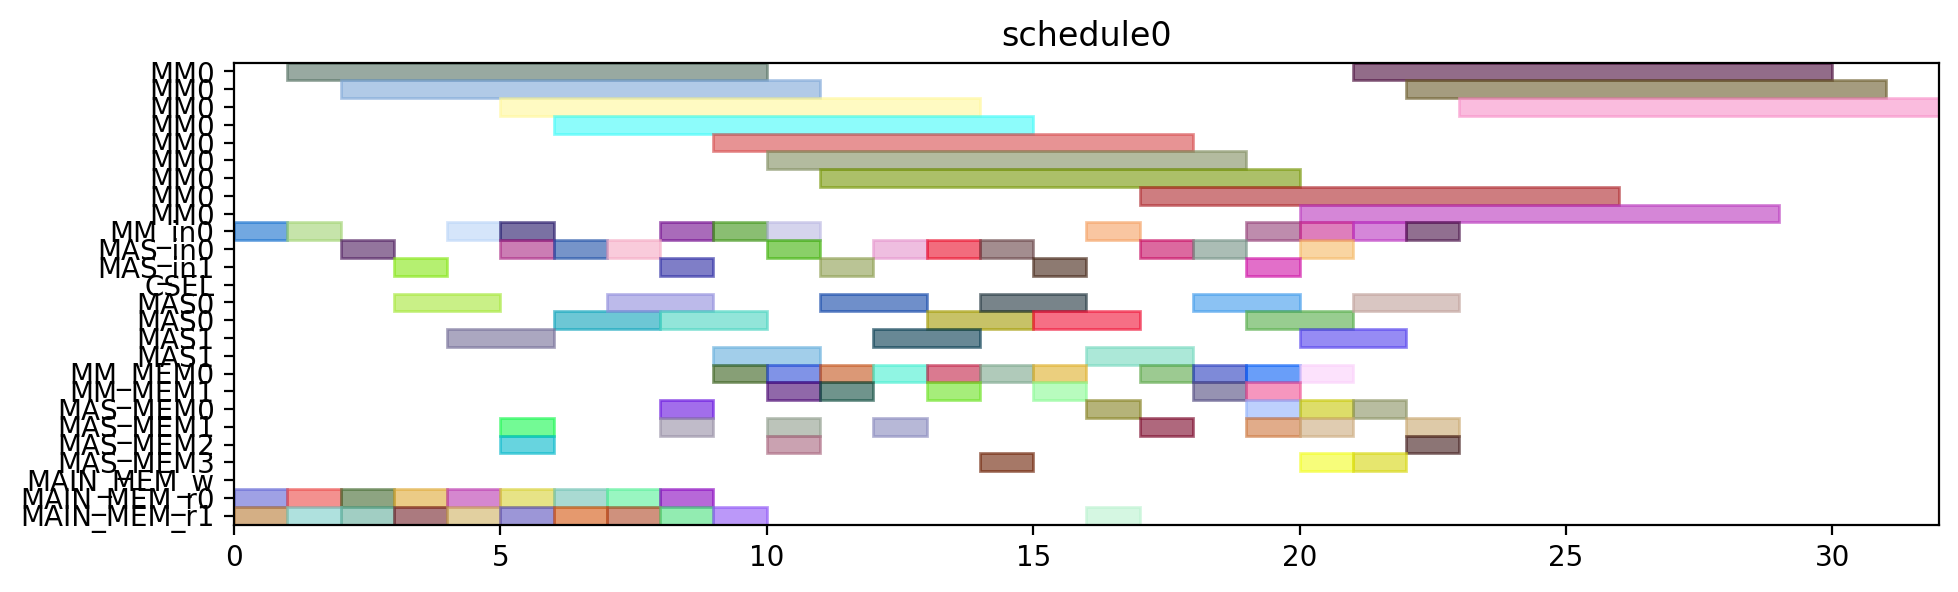

Python code for this plot:
from pyschedule import Scenario, solvers, plotters, alt


def solve():
	horizon = 120
	S = Scenario("schedule0", horizon=horizon)

	# resource
	MM = S.Resources('MM', num=1, size=9)
	MM_in = S.Resources('MM_in', num=1)
	MAS_in = S.Resources('MAS_in', num=2)
	CSEL = S.Resource('CSEL')
	MAS = S.Resources('MAS', num=2, size=2, periods=range(1, horizon))
	MM_MEM = S.Resources('MM_MEM', num=2)
	MAS_MEM = S.Resources('MAS_MEM', num=4)
	MAIN_MEM_w = S.Resource('MAIN_MEM_w', size=1)
	MAIN_MEM_r = S.Resources('MAIN_MEM_r', num=2)

	# result of previous scheduling

	# new tasks
	t0 = S.Task('t0', length=9, delay_cost=1)
	t0 += alt(MM)
	t0_in = S.Task('t0_in', length=1, delay_cost=1)
	t0_in += alt(MM_in)
	S += t0_in*MM_in[0]<=t0*MM[0]
	t0_mem0 = S.Task('t0_mem0', length=1, delay_cost=1)
	t0_mem0 += MAIN_MEM_r[0]
	S += t0_mem0 <= t0

	t0_mem1 = S.Task('t0_mem1', length=1, delay_cost=1)
	t0_mem1 += MAIN_MEM_r[1]
	S += t0_mem1 <= t0

	t1 = S.Task('t1', length=9, delay_cost=1)
	t1 += alt(MM)
	t1_in = S.Task('t1_in', length=1, delay_cost=1)
	t1_in += alt(MM_in)
	S += t1_in*MM_in[0]<=t1*MM[0]
	t1_mem0 = S.Task('t1_mem0', length=1, delay_cost=1)
	t1_mem0 += MAIN_MEM_r[0]
	S += t1_mem0 <= t1

	t1_mem1 = S.Task('t1_mem1', length=1, delay_cost=1)
	t1_mem1 += MAIN_MEM_r[1]
	S += t1_mem1 <= t1

	t2 = S.Task('t2', length=9, delay_cost=1)
	t2 += alt(MM)
	t2_in = S.Task('t2_in', length=1, delay_cost=1)
	t2_in += alt(MM_in)
	S += t2_in*MM_in[0]<=t2*MM[0]
	t2_mem0 = S.Task('t2_mem0', length=1, delay_cost=1)
	t2_mem0 += MAIN_MEM_r[0]
	S += t2_mem0 <= t2

	t2_mem1 = S.Task('t2_mem1', length=1, delay_cost=1)
	t2_mem1 += MAIN_MEM_r[1]
	S += t2_mem1 <= t2

	t3 = S.Task('t3', length=2, delay_cost=1)
	t3 += alt(MAS)
	t3_in = S.Task('t3_in', length=1, delay_cost=1)
	t3_in += alt(MAS_in)
	S += t3_in*MAS_in[0]<=t3*MAS[0]

	S += t3_in*MAS_in[1]<=t3*MAS[1]

	t3_mem0 = S.Task('t3_mem0', length=1, delay_cost=1)
	t3_mem0 += MAIN_MEM_r[0]
	S += t3_mem0 <= t3

	t3_mem1 = S.Task('t3_mem1', length=1, delay_cost=1)
	t3_mem1 += MAIN_MEM_r[1]
	S += t3_mem1 <= t3

	t4 = S.Task('t4', length=2, delay_cost=1)
	t4 += alt(MAS)
	t4_in = S.Task('t4_in', length=1, delay_cost=1)
	t4_in += alt(MAS_in)
	S += t4_in*MAS_in[0]<=t4*MAS[0]

	S += t4_in*MAS_in[1]<=t4*MAS[1]

	t4_mem0 = S.Task('t4_mem0', length=1, delay_cost=1)
	t4_mem0 += MAIN_MEM_r[0]
	S += t4_mem0 <= t4

	t4_mem1 = S.Task('t4_mem1', length=1, delay_cost=1)
	t4_mem1 += MAIN_MEM_r[1]
	S += t4_mem1 <= t4

	t8 = S.Task('t8', length=2, delay_cost=1)
	t8 += alt(MAS)
	t8_in = S.Task('t8_in', length=1, delay_cost=1)
	t8_in += alt(MAS_in)
	S += t8_in*MAS_in[0]<=t8*MAS[0]

	S += t8_in*MAS_in[1]<=t8*MAS[1]

	t8_mem0 = S.Task('t8_mem0', length=1, delay_cost=1)
	t8_mem0 += MAIN_MEM_r[0]
	S += t8_mem0 <= t8

	t8_mem1 = S.Task('t8_mem1', length=1, delay_cost=1)
	t8_mem1 += MAIN_MEM_r[1]
	S += t8_mem1 <= t8

	t9 = S.Task('t9', length=2, delay_cost=1)
	t9 += alt(MAS)
	t9_in = S.Task('t9_in', length=1, delay_cost=1)
	t9_in += alt(MAS_in)
	S += t9_in*MAS_in[0]<=t9*MAS[0]

	S += t9_in*MAS_in[1]<=t9*MAS[1]

	t9_mem0 = S.Task('t9_mem0', length=1, delay_cost=1)
	t9_mem0 += MAIN_MEM_r[0]
	S += t9_mem0 <= t9

	t9_mem1 = S.Task('t9_mem1', length=1, delay_cost=1)
	t9_mem1 += MAIN_MEM_r[1]
	S += t9_mem1 <= t9

	t13 = S.Task('t13', length=2, delay_cost=1)
	t13 += alt(MAS)
	t13_in = S.Task('t13_in', length=1, delay_cost=1)
	t13_in += alt(MAS_in)
	S += t13_in*MAS_in[0]<=t13*MAS[0]

	S += t13_in*MAS_in[1]<=t13*MAS[1]

	t13_mem0 = S.Task('t13_mem0', length=1, delay_cost=1)
	t13_mem0 += MAIN_MEM_r[0]
	S += t13_mem0 <= t13

	t13_mem1 = S.Task('t13_mem1', length=1, delay_cost=1)
	t13_mem1 += MAIN_MEM_r[1]
	S += t13_mem1 <= t13

	t14 = S.Task('t14', length=2, delay_cost=1)
	t14 += alt(MAS)
	t14_in = S.Task('t14_in', length=1, delay_cost=1)
	t14_in += alt(MAS_in)
	S += t14_in*MAS_in[0]<=t14*MAS[0]

	S += t14_in*MAS_in[1]<=t14*MAS[1]

	t14_mem0 = S.Task('t14_mem0', length=1, delay_cost=1)
	t14_mem0 += MAIN_MEM_r[0]
	S += t14_mem0 <= t14

	t14_mem1 = S.Task('t14_mem1', length=1, delay_cost=1)
	t14_mem1 += MAIN_MEM_r[1]
	S += t14_mem1 <= t14

	t5 = S.Task('t5', length=9, delay_cost=1)
	t5 += alt(MM)
	t5_in = S.Task('t5_in', length=1, delay_cost=1)
	t5_in += alt(MM_in)
	S += t5_in*MM_in[0]<=t5*MM[0]
	t5_mem0 = S.Task('t5_mem0', length=1, delay_cost=1)
	t5_mem0 += alt(MAS_MEM)
	S += (t3*MAS[0])-1 < t5_mem0*MAS_MEM[0]
	S += (t3*MAS[1])-1 < t5_mem0*MAS_MEM[2]
	S += t5_mem0 <= t5

	t5_mem1 = S.Task('t5_mem1', length=1, delay_cost=1)
	t5_mem1 += alt(MAS_MEM)
	S += (t4*MAS[0])-1 < t5_mem1*MAS_MEM[1]
	S += (t4*MAS[1])-1 < t5_mem1*MAS_MEM[3]
	S += t5_mem1 <= t5

	t6 = S.Task('t6', length=2, delay_cost=1)
	t6 += alt(MAS)
	t6_in = S.Task('t6_in', length=1, delay_cost=1)
	t6_in += alt(MAS_in)
	S += t6_in*MAS_in[0]<=t6*MAS[0]

	S += t6_in*MAS_in[1]<=t6*MAS[1]

	t6_mem0 = S.Task('t6_mem0', length=1, delay_cost=1)
	t6_mem0 += alt(MM_MEM)
	S += (t0*MM[0])-1 < t6_mem0*MM_MEM[0]
	S += t6_mem0 <= t6

	t6_mem1 = S.Task('t6_mem1', length=1, delay_cost=1)
	t6_mem1 += alt(MM_MEM)
	S += (t1*MM[0])-1 < t6_mem1*MM_MEM[1]
	S += t6_mem1 <= t6

	t10 = S.Task('t10', length=9, delay_cost=1)
	t10 += alt(MM)
	t10_in = S.Task('t10_in', length=1, delay_cost=1)
	t10_in += alt(MM_in)
	S += t10_in*MM_in[0]<=t10*MM[0]
	t10_mem0 = S.Task('t10_mem0', length=1, delay_cost=1)
	t10_mem0 += alt(MAS_MEM)
	S += (t8*MAS[0])-1 < t10_mem0*MAS_MEM[0]
	S += (t8*MAS[1])-1 < t10_mem0*MAS_MEM[2]
	S += t10_mem0 <= t10

	t10_mem1 = S.Task('t10_mem1', length=1, delay_cost=1)
	t10_mem1 += alt(MAS_MEM)
	S += (t9*MAS[0])-1 < t10_mem1*MAS_MEM[1]
	S += (t9*MAS[1])-1 < t10_mem1*MAS_MEM[3]
	S += t10_mem1 <= t10

	t11 = S.Task('t11', length=2, delay_cost=1)
	t11 += alt(MAS)
	t11_in = S.Task('t11_in', length=1, delay_cost=1)
	t11_in += alt(MAS_in)
	S += t11_in*MAS_in[0]<=t11*MAS[0]

	S += t11_in*MAS_in[1]<=t11*MAS[1]

	t11_mem0 = S.Task('t11_mem0', length=1, delay_cost=1)
	t11_mem0 += alt(MM_MEM)
	S += (t1*MM[0])-1 < t11_mem0*MM_MEM[0]
	S += t11_mem0 <= t11

	t11_mem1 = S.Task('t11_mem1', length=1, delay_cost=1)
	t11_mem1 += alt(MM_MEM)
	S += (t2*MM[0])-1 < t11_mem1*MM_MEM[1]
	S += t11_mem1 <= t11

	t15 = S.Task('t15', length=9, delay_cost=1)
	t15 += alt(MM)
	t15_in = S.Task('t15_in', length=1, delay_cost=1)
	t15_in += alt(MM_in)
	S += t15_in*MM_in[0]<=t15*MM[0]
	t15_mem0 = S.Task('t15_mem0', length=1, delay_cost=1)
	t15_mem0 += alt(MAS_MEM)
	S += (t13*MAS[0])-1 < t15_mem0*MAS_MEM[0]
	S += (t13*MAS[1])-1 < t15_mem0*MAS_MEM[2]
	S += t15_mem0 <= t15

	t15_mem1 = S.Task('t15_mem1', length=1, delay_cost=1)
	t15_mem1 += alt(MAS_MEM)
	S += (t14*MAS[0])-1 < t15_mem1*MAS_MEM[1]
	S += (t14*MAS[1])-1 < t15_mem1*MAS_MEM[3]
	S += t15_mem1 <= t15

	t16 = S.Task('t16', length=2, delay_cost=1)
	t16 += alt(MAS)
	t16_in = S.Task('t16_in', length=1, delay_cost=1)
	t16_in += alt(MAS_in)
	S += t16_in*MAS_in[0]<=t16*MAS[0]

	S += t16_in*MAS_in[1]<=t16*MAS[1]

	t16_mem0 = S.Task('t16_mem0', length=1, delay_cost=1)
	t16_mem0 += alt(MM_MEM)
	S += (t0*MM[0])-1 < t16_mem0*MM_MEM[0]
	S += t16_mem0 <= t16

	t16_mem1 = S.Task('t16_mem1', length=1, delay_cost=1)
	t16_mem1 += alt(MM_MEM)
	S += (t2*MM[0])-1 < t16_mem1*MM_MEM[1]
	S += t16_mem1 <= t16

	t18 = S.Task('t18', length=2, delay_cost=1)
	t18 += alt(MAS)
	t18_in = S.Task('t18_in', length=1, delay_cost=1)
	t18_in += alt(MAS_in)
	S += t18_in*MAS_in[0]<=t18*MAS[0]

	S += t18_in*MAS_in[1]<=t18*MAS[1]

	t18_mem0 = S.Task('t18_mem0', length=1, delay_cost=1)
	t18_mem0 += alt(MM_MEM)
	S += (t0*MM[0])-1 < t18_mem0*MM_MEM[0]
	S += t18_mem0 <= t18

	t18_mem1 = S.Task('t18_mem1', length=1, delay_cost=1)
	t18_mem1 += alt(MM_MEM)
	S += (t0*MM[0])-1 < t18_mem1*MM_MEM[1]
	S += t18_mem1 <= t18

	t20 = S.Task('t20', length=9, delay_cost=1)
	t20 += alt(MM)
	t20_in = S.Task('t20_in', length=1, delay_cost=1)
	t20_in += alt(MM_in)
	S += t20_in*MM_in[0]<=t20*MM[0]
	t20_mem0 = S.Task('t20_mem0', length=1, delay_cost=1)
	t20_mem0 += alt(MM_MEM)
	S += (t2*MM[0])-1 < t20_mem0*MM_MEM[0]
	S += t20_mem0 <= t20

	t20_mem1 = S.Task('t20_mem1', length=1, delay_cost=1)
	t20_mem1 += MAIN_MEM_r[1]
	S += t20_mem1 <= t20

	t7 = S.Task('t7', length=2, delay_cost=1)
	t7 += alt(MAS)
	t7_in = S.Task('t7_in', length=1, delay_cost=1)
	t7_in += alt(MAS_in)
	S += t7_in*MAS_in[0]<=t7*MAS[0]

	S += t7_in*MAS_in[1]<=t7*MAS[1]

	t7_mem0 = S.Task('t7_mem0', length=1, delay_cost=1)
	t7_mem0 += alt(MM_MEM)
	S += (t5*MM[0])-1 < t7_mem0*MM_MEM[0]
	S += t7_mem0 <= t7

	t7_mem1 = S.Task('t7_mem1', length=1, delay_cost=1)
	t7_mem1 += alt(MAS_MEM)
	S += (t6*MAS[0])-1 < t7_mem1*MAS_MEM[1]
	S += (t6*MAS[1])-1 < t7_mem1*MAS_MEM[3]
	S += t7_mem1 <= t7

	t12 = S.Task('t12', length=2, delay_cost=1)
	t12 += alt(MAS)
	t12_in = S.Task('t12_in', length=1, delay_cost=1)
	t12_in += alt(MAS_in)
	S += t12_in*MAS_in[0]<=t12*MAS[0]

	S += t12_in*MAS_in[1]<=t12*MAS[1]

	t12_mem0 = S.Task('t12_mem0', length=1, delay_cost=1)
	t12_mem0 += alt(MM_MEM)
	S += (t10*MM[0])-1 < t12_mem0*MM_MEM[0]
	S += t12_mem0 <= t12

	t12_mem1 = S.Task('t12_mem1', length=1, delay_cost=1)
	t12_mem1 += alt(MAS_MEM)
	S += (t11*MAS[0])-1 < t12_mem1*MAS_MEM[1]
	S += (t11*MAS[1])-1 < t12_mem1*MAS_MEM[3]
	S += t12_mem1 <= t12

	t17 = S.Task('t17', length=2, delay_cost=1)
	t17 += alt(MAS)
	t17_in = S.Task('t17_in', length=1, delay_cost=1)
	t17_in += alt(MAS_in)
	S += t17_in*MAS_in[0]<=t17*MAS[0]

	S += t17_in*MAS_in[1]<=t17*MAS[1]

	t17_mem0 = S.Task('t17_mem0', length=1, delay_cost=1)
	t17_mem0 += alt(MM_MEM)
	S += (t15*MM[0])-1 < t17_mem0*MM_MEM[0]
	S += t17_mem0 <= t17

	t17_mem1 = S.Task('t17_mem1', length=1, delay_cost=1)
	t17_mem1 += alt(MAS_MEM)
	S += (t16*MAS[0])-1 < t17_mem1*MAS_MEM[1]
	S += (t16*MAS[1])-1 < t17_mem1*MAS_MEM[3]
	S += t17_mem1 <= t17

	t19 = S.Task('t19', length=2, delay_cost=1)
	t19 += alt(MAS)
	t19_in = S.Task('t19_in', length=1, delay_cost=1)
	t19_in += alt(MAS_in)
	S += t19_in*MAS_in[0]<=t19*MAS[0]

	S += t19_in*MAS_in[1]<=t19*MAS[1]

	t19_mem0 = S.Task('t19_mem0', length=1, delay_cost=1)
	t19_mem0 += alt(MM_MEM)
	S += (t0*MM[0])-1 < t19_mem0*MM_MEM[0]
	S += t19_mem0 <= t19

	t19_mem1 = S.Task('t19_mem1', length=1, delay_cost=1)
	t19_mem1 += alt(MAS_MEM)
	S += (t18*MAS[0])-1 < t19_mem1*MAS_MEM[1]
	S += (t18*MAS[1])-1 < t19_mem1*MAS_MEM[3]
	S += t19_mem1 <= t19

	t21 = S.Task('t21', length=2, delay_cost=1)
	t21 += alt(MAS)
	t21_in = S.Task('t21_in', length=1, delay_cost=1)
	t21_in += alt(MAS_in)
	S += t21_in*MAS_in[0]<=t21*MAS[0]

	S += t21_in*MAS_in[1]<=t21*MAS[1]

	t21_mem0 = S.Task('t21_mem0', length=1, delay_cost=1)
	t21_mem0 += alt(MM_MEM)
	S += (t1*MM[0])-1 < t21_mem0*MM_MEM[0]
	S += t21_mem0 <= t21

	t21_mem1 = S.Task('t21_mem1', length=1, delay_cost=1)
	t21_mem1 += alt(MM_MEM)
	S += (t20*MM[0])-1 < t21_mem1*MM_MEM[1]
	S += t21_mem1 <= t21

	t22 = S.Task('t22', length=2, delay_cost=1)
	t22 += alt(MAS)
	t22_in = S.Task('t22_in', length=1, delay_cost=1)
	t22_in += alt(MAS_in)
	S += t22_in*MAS_in[0]<=t22*MAS[0]

	S += t22_in*MAS_in[1]<=t22*MAS[1]

	t22_mem0 = S.Task('t22_mem0', length=1, delay_cost=1)
	t22_mem0 += alt(MM_MEM)
	S += (t1*MM[0])-1 < t22_mem0*MM_MEM[0]
	S += t22_mem0 <= t22

	t22_mem1 = S.Task('t22_mem1', length=1, delay_cost=1)
	t22_mem1 += alt(MM_MEM)
	S += (t20*MM[0])-1 < t22_mem1*MM_MEM[1]
	S += t22_mem1 <= t22

	t23 = S.Task('t23', length=9, delay_cost=1)
	t23 += alt(MM)
	t23_in = S.Task('t23_in', length=1, delay_cost=1)
	t23_in += alt(MM_in)
	S += t23_in*MM_in[0]<=t23*MM[0]
	t23_mem0 = S.Task('t23_mem0', length=1, delay_cost=1)
	t23_mem0 += alt(MAS_MEM)
	S += (t17*MAS[0])-1 < t23_mem0*MAS_MEM[0]
	S += (t17*MAS[1])-1 < t23_mem0*MAS_MEM[2]
	S += t23_mem0 <= t23

	t23_mem1 = S.Task('t23_mem1', length=1, delay_cost=1)
	t23_mem1 += MAIN_MEM_r[1]
	S += t23_mem1 <= t23

	t25 = S.Task('t25', length=9, delay_cost=1)
	t25 += alt(MM)
	t25_in = S.Task('t25_in', length=1, delay_cost=1)
	t25_in += alt(MM_in)
	S += t25_in*MM_in[0]<=t25*MM[0]
	t25_mem0 = S.Task('t25_mem0', length=1, delay_cost=1)
	t25_mem0 += alt(MAS_MEM)
	S += (t7*MAS[0])-1 < t25_mem0*MAS_MEM[0]
	S += (t7*MAS[1])-1 < t25_mem0*MAS_MEM[2]
	S += t25_mem0 <= t25

	t25_mem1 = S.Task('t25_mem1', length=1, delay_cost=1)
	t25_mem1 += alt(MAS_MEM)
	S += (t22*MAS[0])-1 < t25_mem1*MAS_MEM[1]
	S += (t22*MAS[1])-1 < t25_mem1*MAS_MEM[3]
	S += t25_mem1 <= t25

	t27 = S.Task('t27', length=9, delay_cost=1)
	t27 += alt(MM)
	t27_in = S.Task('t27_in', length=1, delay_cost=1)
	t27_in += alt(MM_in)
	S += t27_in*MM_in[0]<=t27*MM[0]
	t27_mem0 = S.Task('t27_mem0', length=1, delay_cost=1)
	t27_mem0 += alt(MAS_MEM)
	S += (t22*MAS[0])-1 < t27_mem0*MAS_MEM[0]
	S += (t22*MAS[1])-1 < t27_mem0*MAS_MEM[2]
	S += t27_mem0 <= t27

	t27_mem1 = S.Task('t27_mem1', length=1, delay_cost=1)
	t27_mem1 += alt(MAS_MEM)
	S += (t21*MAS[0])-1 < t27_mem1*MAS_MEM[1]
	S += (t21*MAS[1])-1 < t27_mem1*MAS_MEM[3]
	S += t27_mem1 <= t27

	t28 = S.Task('t28', length=9, delay_cost=1)
	t28 += alt(MM)
	t28_in = S.Task('t28_in', length=1, delay_cost=1)
	t28_in += alt(MM_in)
	S += t28_in*MM_in[0]<=t28*MM[0]
	t28_mem0 = S.Task('t28_mem0', length=1, delay_cost=1)
	t28_mem0 += alt(MAS_MEM)
	S += (t19*MAS[0])-1 < t28_mem0*MAS_MEM[0]
	S += (t19*MAS[1])-1 < t28_mem0*MAS_MEM[2]
	S += t28_mem0 <= t28

	t28_mem1 = S.Task('t28_mem1', length=1, delay_cost=1)
	t28_mem1 += alt(MAS_MEM)
	S += (t7*MAS[0])-1 < t28_mem1*MAS_MEM[1]
	S += (t7*MAS[1])-1 < t28_mem1*MAS_MEM[3]
	S += t28_mem1 <= t28

	t29 = S.Task('t29', length=9, delay_cost=1)
	t29 += alt(MM)
	t29_in = S.Task('t29_in', length=1, delay_cost=1)
	t29_in += alt(MM_in)
	S += t29_in*MM_in[0]<=t29*MM[0]
	t29_mem0 = S.Task('t29_mem0', length=1, delay_cost=1)
	t29_mem0 += alt(MAS_MEM)
	S += (t21*MAS[0])-1 < t29_mem0*MAS_MEM[0]
	S += (t21*MAS[1])-1 < t29_mem0*MAS_MEM[2]
	S += t29_mem0 <= t29

	t29_mem1 = S.Task('t29_mem1', length=1, delay_cost=1)
	t29_mem1 += alt(MAS_MEM)
	S += (t12*MAS[0])-1 < t29_mem1*MAS_MEM[1]
	S += (t12*MAS[1])-1 < t29_mem1*MAS_MEM[3]
	S += t29_mem1 <= t29

	solvers.mip.solve(S,msg=1,kind='CPLEX',ratio_gap=1.01)

	solution = [['hoge']*len(S.solution()[1]) for i in range(len(S.solution()))]
	for i in range(len(S.solution())):
		for j in range(len(S.solution()[i])):
			solution[i][j]=str(S.solution()[i][j])
	print(solution)

	cycles = int(solution[-1][3])

	pic_file_name = "/mnt/rose/usr1/fukuda/ABE/multiRAM_multiMAS_16mux/scheduling_result/stage9MM1_stage2MAS2/EP_ADD_A_0/schedule0.png"
	if(S.solution() != []):
		plotters.matplotlib.plot(S,img_filename=pic_file_name, show_task_labels=False, fig_size=(cycles*0.25+3, 3))

	return solution
